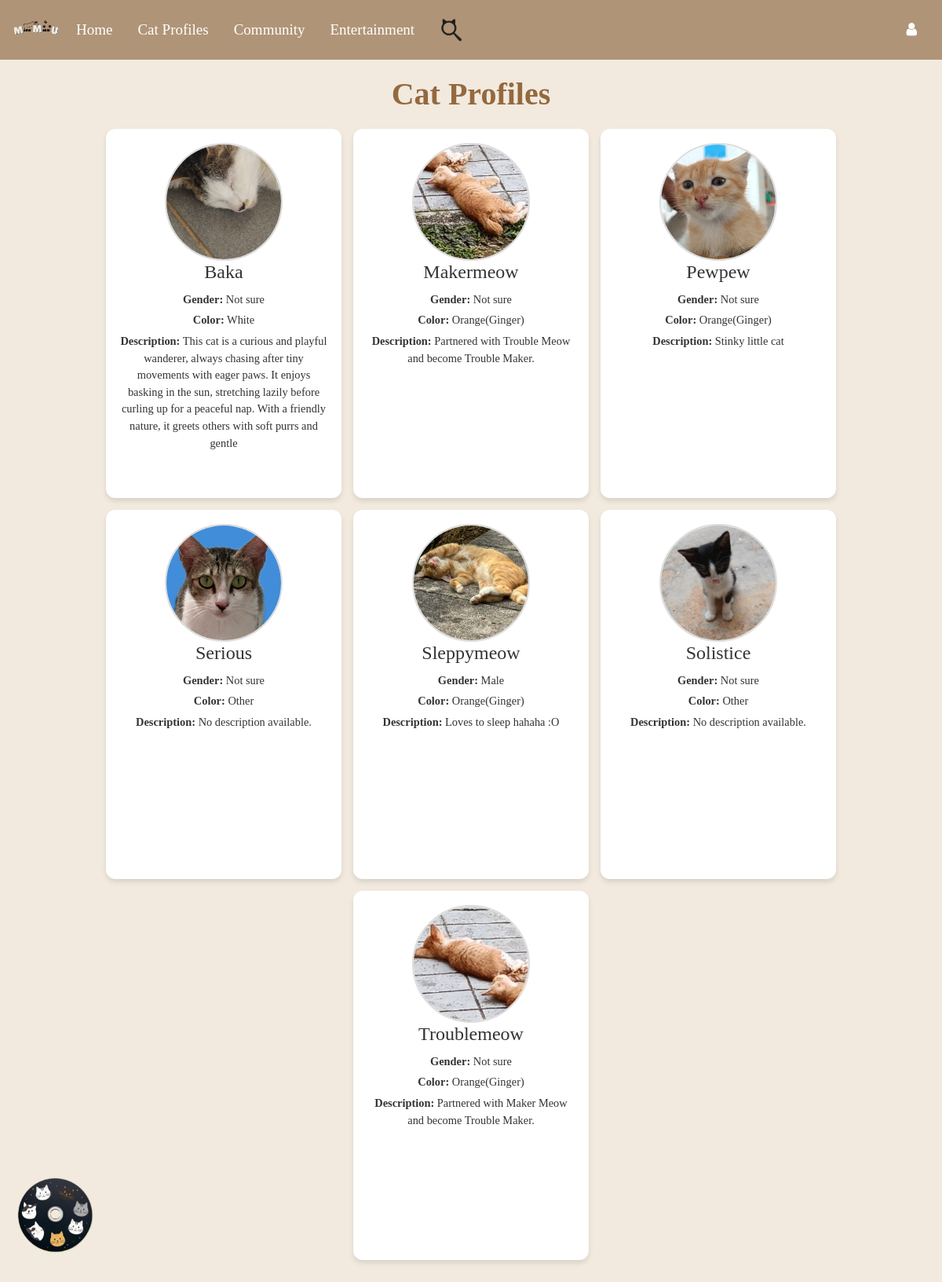
Screenshot of /view_profiles with the database file from the repository.
### tables this page shows
CREATE TABLE "profiles" (
	"id"	INTEGER,
	"name"	TEXT NOT NULL,
	"gender"	TEXT NOT NULL,
	"color"	TEXT NOT NULL,
	"description"	TEXT,
	"photo"	TEXT NOT NULL,
	"creator"	TEXT NOT NULL,
	PRIMARY KEY("id" AUTOINCREMENT)
);

### Website/catprofile.py (the view)
@catprofile_bp.route('/view_profiles')
def view_profiles(): #View all cat profiles
    with get_db_connection() as conn: #Connect to the database to fetch data
        profiles = conn.execute('SELECT * FROM profiles').fetchall() #Get all cat profiles from the database
    profiles = [dict(profile) for profile in profiles] #Convert sqlite3.Row to dictionary
    for profile in profiles:
        if profile['photo'] and profile['photo'] != '':
            profile['photo_url'] = url_for('static', filename=f'uploads/{profile["photo"]}')
            full_path = os.path.join(app.config['UPLOAD_FOLDER'], os.path.basename(profile['photo']))
            if not os.path.exists(full_path):  #Check if the file exists
                profile['photo_url'] = "uploads/default.png"
        else:
            profile['photo_url'] = "uploads/default.png"  #Use a default placeholder image
    return render_template('viewprofile.html', profiles=profiles, user=current_user)

### Website/catprofile.py (called while the page is built)
def get_db_connection():
    db_path = os.path.join(os.path.dirname(__file__), '..', 'instance', 'datebase.db')
    conn = sqlite3.connect(db_path)  #Creates a connection to the database datebase.db
    conn.execute('PRAGMA journal_mode=WAL;')  #Activates Write-Ahead Logging (WAL) in SQLite, enabling simultaneous database reads while a process is writing, improving efficiency and synchronization
    conn.row_factory = sqlite3.Row  #Access rows as dictionaries
    return conn

### Website/templates/viewprofile.html (shortened to what this page needs)
{% extends 'base.html' %}
{% block content %}
<div class="page-container">
    <h1>Cat Profiles</h1>
    <div class="profile-container">
        {% for profile in profiles | sort(attribute='name') %}
        {% if not profile.deleted %}
        <div class="profile-card">
            {% if profile.photo %}
            <img class="profile-picture" src="{{ url_for('static', filename='uploads/' + profile.photo) }} "
                alt="{{ profile.name }}" onclick="showProfileImage('{{ url_for('static', filename='uploads/' + profile.photo) }}')">
            {% else %}
            <img class="profile-picture" src="{{ url_for('static', filename='uploads/default.png') }}"
                alt="Default Placeholder">
            {% endif %}
            <h2>{{ profile.name }}</h2>
            <p><strong>Gender:</strong> {{ profile.gender }}</p>
            <p><strong>Color:</strong> {{ profile.color }}</p>
            <p class="description">
                <strong>Description:</strong> {{ profile.description or 'No description available.' }}
            </p>
        </div>
        {% endif %}
        {% endfor %}
    </div>
</div>
{% endblock %}

### Website/templates/base.html (style rules this page uses)
body { background-color: #f9f4ef; }

### Website/templates/viewprofile.html (style rules this page uses)
body { background-color: #f2eadf; }
h1 { text-align: center; margin-bottom: 20px; font-family: 'Times New Roman', Times, serif; color: #94693e; font-weight: bold; }
.page-container { padding: 20px; padding-bottom: 40px; }
.profile-picture { width: 150px; height: 150px; border-radius: 50%; border: 2px solid #ddd; margin: 0 auto; position: relative; overflow: hidden; display: block; object-fit: cover; cursor: pointer; }
.profile-card h2 { margin: 0 0 10px; font-size: 1.5rem; color: #333; }
.profile-card p { margin: 0 0 5px; font-size: 0.9rem; color: #333; word-wrap: break-word; overflow-wrap: anywhere; line-height: 1.5; }
.description { text-align: center; flex-grow: 1; overflow: visible; margin-top: 10px; white-space: normal; }
.profile-card { width: 300px; height: 470px; border-radius: 12px; background: #fff; overflow: hidden; padding: 18px; text-align: center; box-shadow: 0px 4px 6px rgba(0, 0, 0, 0.1); font-family: 'Times New Roman', Times, serif; position: relative; }
.profile-container { display: flex; flex-wrap: wrap; gap: 15px; justify-content: center; }

### rows the page displays
profiles: photo (picture), name "Baka", gender "Not sure", color "White", description "This cat is a curious and playful wanderer, always chasing after tiny movements with eager paws. It enjoys basking in the sun, stretching lazily before curling up for a peaceful nap. With a friendly nature, it greets others with soft purrs and gentle"
profiles: photo (picture), name "Makermeow", gender "Not sure", color "Orange(Ginger)", description "Partnered with Trouble Meow and become Trouble Maker."
profiles: photo (picture), name "Pewpew", gender "Not sure", color "Orange(Ginger)", description "Stinky little cat"
profiles: photo (picture), name "Serious", gender "Not sure", color "Other", description "No description available."
profiles: photo (picture), name "Sleppymeow", gender "Male", color "Orange(Ginger)", description "Loves to sleep hahaha :O"
profiles: photo (picture), name "Solistice", gender "Not sure", color "Other", description "No description available."
profiles: photo (picture), name "Troublemeow", gender "Not sure", color "Orange(Ginger)", description "Partnered with Maker Meow and become Trouble Maker."
